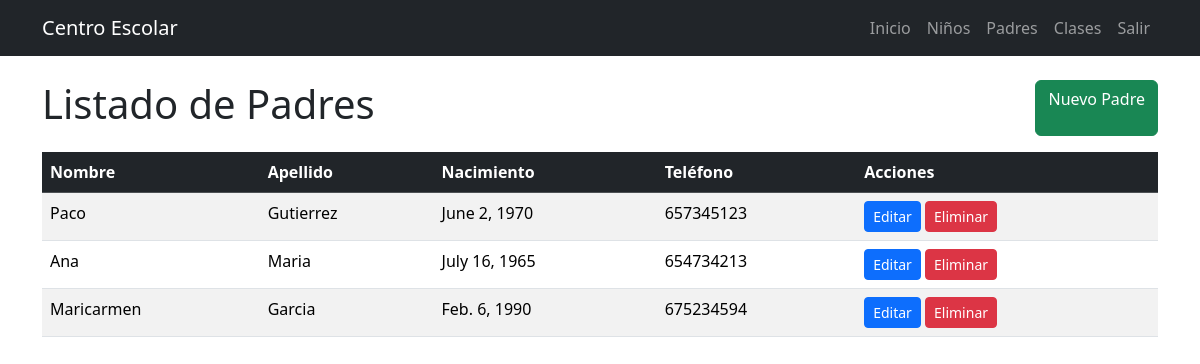
/lista-padres/, run on the app's committed database.
### ProyectoALmacen/models.py (models this page shows, shortened)
class fathers (models.Model):
    name=models.CharField (verbose_name='Nombre', # etiqueta dentro de la tabla
    max_length= 100,
    default=''
    )
    last_name=models.CharField(verbose_name='Apellido',
    max_length=150,
    default='')
    age=models.DateField (verbose_name='Fecha de Nacimiento',
    default='')
    number=models.PositiveSmallIntegerField (verbose_name='Teléfono',
    max_length=12 )
    class Meta:
        verbose_name_plural='Padres'

### ProyectoALmacen/views.py (the view)
# urls.py: path('lista-padres/', views.lista_padres, name='lista_padres'),
def lista_padres(request):
    padres = fathers.objects.all()
    return render(request, 'lista_padres.html', {'padres': padres})

### ProyectoALmacen/templates/lista_padres.html (shortened to what this page needs)
{% extends 'index.html'%}
{% block content %}
<div class="container mt-4">
    <div class="d-flex justify-content-between mb-3">
        <h1>Listado de Padres</h1>
        <a href="/crear-padre/" class="btn btn-success">Nuevo Padre</a>
    </div>
    <table class="table table-striped">
        <thead class="table-dark">
            <tr>
                <th>Nombre</th>
                <th>Apellido</th>
                <th>Nacimiento</th>
                <th>Teléfono</th>
                <th>Acciones</th>
            </tr>
        </thead>
        <tbody>
            {% for padre in padres %}
            <tr>
                <td>{{ padre.name }}</td>
                <td>{{ padre.last_name }}</td>
                <td>{{ padre.age }}</td>
                <td>{{ padre.number }}</td>
                <td>
                    <a class="btn btn-sm btn-primary" href="/editar-padre/{{ padre.id }}/">Editar</a>
                    <a class="btn btn-sm btn-danger" href="/borrar-padre/{{ padre.id }}/">Eliminar</a>
                </td>
            </tr>
            {% empty %}
            <tr>
                <td colspan="5" class="text-center">No hay padres registrados</td>
            </tr>
            {% endfor %}
        </tbody>
    </table>
</div>
{% endblock content %}

### data on the page
fathers: name "Paco", last_name "Gutierrez", age "June 2, 1970", number "657345123"
fathers: name "Ana", last_name "Maria", age "July 16, 1965", number "654734213"
fathers: name "Maricarmen", last_name "Garcia", age "Feb. 6, 1990", number "675234594"
